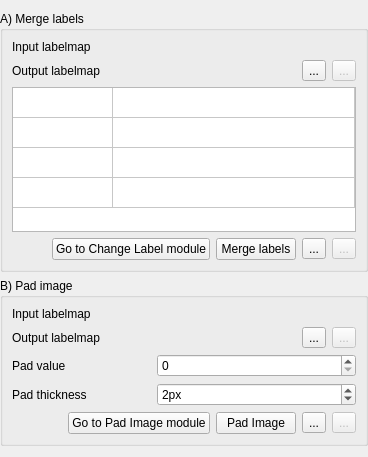
     <widget class="QWidget" name="ModelMakerPage">
      <property name="toolTip">
       <string/>
      </property>
      <property name="accessibleName">
       <string>Extract bones and skin</string>
      </property>
      <property name="accessibleDescription">
       <string>&lt;!DOCTYPE HTML PUBLIC &quot;-//W3C//DTD HTML 4.0//EN&quot; &quot;http://www.w3.org/TR/REC-html40/strict.dtd&quot;&gt;
&lt;html&gt;&lt;head&gt;&lt;meta name=&quot;qrichtext&quot; content=&quot;1&quot; /&gt;&lt;style type=&quot;text/css&quot;&gt;
p, li { white-space: pre-wrap; }
&lt;/style&gt;&lt;/head&gt;&lt;body style=&quot; font-family:'MS Shell Dlg 2'; font-size:8.25pt; font-weight:400; font-style:normal;&quot;&gt;
&lt;p style=&quot; margin-top:0px; margin-bottom:0px; margin-left:0px; margin-right:0px; -qt-block-indent:0; text-indent:0px;&quot;&gt;&lt;span style=&quot; font-size:8pt;&quot;&gt;Merge the different labels of the labelmap into different classes of labels, namely background, bone, skin and muscle.&lt;/span&gt;&lt;/p&gt;
&lt;p style=&quot; margin-top:0px; margin-bottom:0px; margin-left:0px; margin-right:0px; -qt-block-indent:0; text-indent:0px;&quot;&gt;&lt;span style=&quot; font-size:8pt;&quot;&gt;Each of these structure is composed of all the labels that most likely going to belong to them. For example, the label &amp;quot;verterbrae&amp;quot; will belong to the bone structure.&lt;/span&gt;&lt;/p&gt;
&lt;p style=&quot; margin-top:0px; margin-bottom:0px; margin-left:0px; margin-right:0px; -qt-block-indent:0; text-indent:0px;&quot;&gt;&lt;span style=&quot; font-size:8pt;&quot;&gt;The muscle label is a bit different as it gathers all of the labels that are not bone, skin or background. &lt;/span&gt;&lt;/p&gt;&lt;/body&gt;&lt;/html&gt;</string>
      </property>
      <layout class="QFormLayout" name="formLayout">
       <property name="leftMargin">
        <number>0</number>
       </property>
       <property name="rightMargin">
        <number>0</number>
       </property>
       <item row="2" column="0" colspan="2">
        <widget class="ctkCollapsibleGroupBox" name="MergeLabelsCollapsibleGroupBox">
         <property name="sizePolicy">
          <sizepolicy hsizetype="Preferred" vsizetype="Minimum">
           <horstretch>0</horstretch>
           <verstretch>0</verstretch>
          </sizepolicy>
         </property>
         <property name="title">
          <string>A) Merge labels</string>
         </property>
         <property name="collapsed">
          <bool>false</bool>
         </property>
         <layout class="QGridLayout" name="gridLayout_4">
          <item row="0" column="1" colspan="3">
           <widget class="qMRMLNodeComboBox" name="MergeLabelsInputNodeComboBox">
            <property name="sizePolicy">
             <sizepolicy hsizetype="Expanding" vsizetype="Minimum">
              <horstretch>0</horstretch>
              <verstretch>0</verstretch>
             </sizepolicy>
            </property>
            <property name="toolTip">
             <string>Select the labelmap from which label will be merged</string>
            </property>
            <property name="nodeTypes">
             <stringlist>
              <string>vtkMRMLScalarVolumeNode</string>
             </stringlist>
            </property>
            <property name="baseName">
             <string>InputLabelMap</string>
            </property>
            <property name="addEnabled">
             <bool>false</bool>
            </property>
            <property name="workflow" stdset="0">
             <stringlist>
              <string>2</string>
             </stringlist>
            </property>
           </widget>
          </item>
          <item row="3" column="0" colspan="4">
           <layout class="QHBoxLayout" name="horizontalLayout_7">
            <item>
             <spacer name="horizontalSpacer_6">
              <property name="orientation">
               <enum>Qt::Horizontal</enum>
              </property>
              <property name="sizeHint" stdset="0">
               <size>
                <width>40</width>
                <height>20</height>
               </size>
              </property>
             </spacer>
            </item>
            <item>
             <widget class="QPushButton" name="MergeLabelsGoToModulePushButton">
              <property name="toolTip">
               <string>Open the &quot;Change Label&quot; module</string>
              </property>
              <property name="text">
               <string>Go to Change Label module</string>
              </property>
              <property name="workflow" stdset="0">
               <stringlist>
                <string>2</string>
               </stringlist>
              </property>
             </widget>
            </item>
            <item>
             <widget class="QPushButton" name="MergeLabelsApplyPushButton">
              <property name="sizePolicy">
               <sizepolicy hsizetype="Minimum" vsizetype="Fixed">
                <horstretch>0</horstretch>
                <verstretch>0</verstretch>
               </sizepolicy>
              </property>
              <property name="toolTip">
               <string>&lt;!DOCTYPE HTML PUBLIC &quot;-//W3C//DTD HTML 4.0//EN&quot; &quot;http://www.w3.org/TR/REC-html40/strict.dtd&quot;&gt;
&lt;html&gt;&lt;head&gt;&lt;meta name=&quot;qrichtext&quot; content=&quot;1&quot; /&gt;&lt;style type=&quot;text/css&quot;&gt;
p, li { white-space: pre-wrap; }
&lt;/style&gt;&lt;/head&gt;&lt;body style=&quot; font-family:'MS Shell Dlg 2'; font-size:8.25pt; font-weight:400; font-style:normal;&quot;&gt;
&lt;p style=&quot; margin-top:0px; margin-bottom:0px; margin-left:0px; margin-right:0px; -qt-block-indent:0; text-indent:0px;&quot;&gt;&lt;span style=&quot; font-size:8pt;&quot;&gt;Unify the bone(s) and skin(s) labels of the labelmap into respectively a single bone and skin label.&lt;/span&gt;&lt;/p&gt;&lt;/body&gt;&lt;/html&gt;</string>
              </property>
              <property name="text">
               <string>Merge labels</string>
              </property>
              <property name="checkable">
               <bool>true</bool>
              </property>
             </widget>
            </item>
            <item>
             <widget class="QToolButton" name="MergeLabelsLoadToolButton">
              <property name="text">
               <string>...</string>
              </property>
              <property name="workflow" stdset="0">
               <stringlist>
                <string>0</string>
               </stringlist>
              </property>
             </widget>
            </item>
            <item>
             <widget class="QToolButton" name="MergeLabelsSaveToolButton">
              <property name="enabled">
               <bool>false</bool>
              </property>
              <property name="text">
               <string>...</string>
              </property>
              <property name="workflow" stdset="0">
               <stringlist>
                <string>0</string>
               </stringlist>
              </property>
             </widget>
            </item>
           </layout>
          </item>
          <item row="0" column="0">
           <widget class="QLabel" name="MergeLabelsInputLabel">
            <property name="sizePolicy">
             <sizepolicy hsizetype="Preferred" vsizetype="Minimum">
              <horstretch>0</horstretch>
              <verstretch>0</verstretch>
             </sizepolicy>
            </property>
            <property name="text">
             <string>Input labelmap</string>
            </property>
            <property name="workflow" stdset="0">
             <stringlist>
              <string>2</string>
             </stringlist>
            </property>
           </widget>
          </item>
          <item row="1" column="0">
           <widget class="QLabel" name="MergeLabelsOutputLabel">
            <property name="sizePolicy">
             <sizepolicy hsizetype="Preferred" vsizetype="Minimum">
              <horstretch>0</horstretch>
              <verstretch>0</verstretch>
             </sizepolicy>
            </property>
            <property name="text">
             <string>Output labelmap</string>
            </property>
            <property name="workflow" stdset="0">
             <stringlist>
              <string>1</string>
              <string>2</string>
             </stringlist>
            </property>
           </widget>
          </item>
          <item row="1" column="1">
           <widget class="qMRMLNodeComboBox" name="MergeLabelsOutputNodeComboBox">
            <property name="sizePolicy">
             <sizepolicy hsizetype="Expanding" vsizetype="Minimum">
              <horstretch>0</horstretch>
              <verstretch>0</verstretch>
             </sizepolicy>
            </property>
            <property name="toolTip">
             <string>Select the output merged labelmap</string>
            </property>
            <property name="nodeTypes">
             <stringlist>
              <string>vtkMRMLScalarVolumeNode</string>
             </stringlist>
            </property>
            <property name="showChildNodeTypes">
             <bool>true</bool>
            </property>
            <property name="baseName">
             <string>MergedLabelmap</string>
            </property>
            <property name="renameEnabled">
             <bool>true</bool>
            </property>
            <property name="workflow" stdset="0">
             <stringlist>
              <string>1</string>
              <string>2</string>
             </stringlist>
            </property>
           </widget>
          </item>
          <item row="1" column="3">
           <widget class="QToolButton" name="MergeLabelsOutputNodeToolButton">
            <property name="enabled">
             <bool>false</bool>
            </property>
            <property name="toolTip">
             <string>Save the merged volume</string>
            </property>
            <property name="text">
             <string>...</string>
            </property>
            <property name="workflow" stdset="0">
             <stringlist>
              <string>1</string>
              <string>2</string>
             </stringlist>
            </property>
           </widget>
          </item>
          <item row="2" column="0" colspan="4">
           <widget class="QTableWidget" name="LabelsTableWidget">
            <property name="sizePolicy">
             <sizepolicy hsizetype="Expanding" vsizetype="Fixed">
              <horstretch>0</horstretch>
              <verstretch>0</verstretch>
             </sizepolicy>
            </property>
            <property name="minimumSize">
             <size>
              <width>0</width>
              <height>145</height>
             </size>
            </property>
            <property name="maximumSize">
             <size>
              <width>16777215</width>
              <height>145</height>
             </size>
            </property>
            <property name="baseSize">
             <size>
              <width>0</width>
              <height>0</height>
             </size>
            </property>
            <property name="editTriggers">
             <set>QAbstractItemView::DoubleClicked|QAbstractItemView::EditKeyPressed</set>
            </property>
            <property name="showDropIndicator" stdset="0">
             <bool>false</bool>
            </property>
            <property name="dragDropOverwriteMode">
             <bool>false</bool>
            </property>
            <property name="selectionMode">
             <enum>QAbstractItemView::SingleSelection</enum>
            </property>
            <property name="showGrid">
             <bool>true</bool>
            </property>
            <property name="workflow" stdset="0">
             <string>2</string>
            </property>
            <attribute name="horizontalHeaderVisible">
             <bool>false</bool>
            </attribute>
            <attribute name="horizontalHeaderStretchLastSection">
             <bool>true</bool>
            </attribute>
            <attribute name="verticalHeaderVisible">
             <bool>false</bool>
            </attribute>
            <row>
             <property name="text">
              <string>Background</string>
             </property>
            </row>
            <row>
             <property name="text">
              <string>Bone</string>
             </property>
            </row>
            <row>
             <property name="text">
              <string>Muscle</string>
             </property>
            </row>
            <row>
             <property name="text">
              <string>Skin</string>
             </property>
            </row>
            <column>
             <property name="text">
              <string>Label</string>
             </property>
            </column>
            <column>
             <property name="text">
              <string>Labels</string>
             </property>
            </column>
            <item row="0" column="0">
             <property name="text">
              <string/>
             </property>
            </item>
            <item row="0" column="1">
             <property name="text">
              <string/>
             </property>
            </item>
            <item row="1" column="0">
             <property name="text">
              <string/>
             </property>
            </item>
            <item row="1" column="1">
             <property name="text">
              <string/>
             </property>
            </item>
            <item row="2" column="0">
             <property name="text">
              <string/>
             </property>
            </item>
            <item row="2" column="1">
             <property name="text">
              <string/>
             </property>
            </item>
            <item row="3" column="0">
             <property name="text">
              <string/>
             </property>
            </item>
            <item row="3" column="1">
             <property name="text">
              <string/>
             </property>
            </item>
           </widget>
          </item>
          <item row="1" column="2">
           <widget class="QToolButton" name="MergeLabelsOutputNodeLoadToolButton">
            <property name="text">
             <string>...</string>
            </property>
            <property name="workflow" stdset="0">
             <stringlist>
              <string>1</string>
              <string>2</string>
             </stringlist>
            </property>
           </widget>
          </item>
         </layout>
        </widget>
       </item>
       <item row="3" column="0" colspan="2">
        <widget class="ctkCollapsibleGroupBox" name="PadImageCollapsibleGroupBox">
         <property name="title">
          <string>B) Pad image</string>
         </property>
         <property name="collapsed">
          <bool>false</bool>
         </property>
         <layout class="QGridLayout" name="gridLayout_14">
          <item row="1" column="1">
           <widget class="qMRMLNodeComboBox" name="PadImageOutputNodeComboBox">
            <property name="nodeTypes">
             <stringlist>
              <string>vtkMRMLScalarVolumeNode</string>
             </stringlist>
            </property>
            <property name="baseName">
             <string>PaddedLabelMap</string>
            </property>
            <property name="renameEnabled">
             <bool>true</bool>
            </property>
            <property name="workflow" stdset="0">
             <stringlist>
              <string>1</string>
              <string>2</string>
             </stringlist>
            </property>
           </widget>
          </item>
          <item row="4" column="1" colspan="3">
           <widget class="QSpinBox" name="PadImageThicknessSpinBox">
            <property name="suffix">
             <string>px</string>
            </property>
            <property name="value">
             <number>2</number>
            </property>
            <property name="workflow" stdset="0">
             <stringlist>
              <string>2</string>
             </stringlist>
            </property>
           </widget>
          </item>
          <item row="5" column="0" colspan="4">
           <layout class="QHBoxLayout" name="horizontalLayout_15">
            <item>
             <spacer name="horizontalSpacer_10">
              <property name="orientation">
               <enum>Qt::Horizontal</enum>
              </property>
              <property name="sizeHint" stdset="0">
               <size>
                <width>40</width>
                <height>20</height>
               </size>
              </property>
             </spacer>
            </item>
            <item>
             <widget class="QPushButton" name="PadImageGoToModulePushButton">
              <property name="text">
               <string>Go to Pad Image module</string>
              </property>
              <property name="workflow" stdset="0">
               <stringlist>
                <string>2</string>
               </stringlist>
              </property>
             </widget>
            </item>
            <item>
             <widget class="QPushButton" name="PadImageApplyPushButton">
              <property name="text">
               <string>Pad Image</string>
              </property>
              <property name="checkable">
               <bool>true</bool>
              </property>
             </widget>
            </item>
            <item>
             <widget class="QToolButton" name="PadImageLoadToolButton">
              <property name="text">
               <string>...</string>
              </property>
              <property name="workflow" stdset="0">
               <stringlist>
                <string>0</string>
               </stringlist>
              </property>
             </widget>
            </item>
            <item>
             <widget class="QToolButton" name="PadImageSaveToolButton">
              <property name="enabled">
               <bool>false</bool>
              </property>
              <property name="text">
               <string>...</string>
              </property>
              <property name="workflow" stdset="0">
               <stringlist>
                <string>0</string>
               </stringlist>
              </property>
             </widget>
            </item>
           </layout>
          </item>
          <item row="3" column="1" colspan="3">
           <widget class="QSpinBox" name="PadImageValueSpinBox">
            <property name="workflow" stdset="0">
             <stringlist>
              <string>2</string>
             </stringlist>
            </property>
           </widget>
          </item>
          <item row="0" column="1" colspan="3">
           <widget class="qMRMLNodeComboBox" name="PadImageInputNodeComboBox">
            <property name="nodeTypes">
             <stringlist>
              <string>vtkMRMLScalarVolumeNode</string>
             </stringlist>
            </property>
            <property name="baseName">
             <string>InputLabelMap</string>
            </property>
            <property name="addEnabled">
             <bool>false</bool>
            </property>
            <property name="workflow" stdset="0">
             <stringlist>
              <string>2</string>
             </stringlist>
            </property>
           </widget>
          </item>
          <item row="1" column="0">
           <widget class="QLabel" name="PadImageOutputLabel">
            <property name="text">
             <string>Output labelmap</string>
            </property>
            <property name="workflow" stdset="0">
             <stringlist>
              <string>1</string>
              <string>2</string>
             </stringlist>
            </property>
           </widget>
          </item>
          <item row="3" column="0">
           <widget class="QLabel" name="PadImageValueLabel">
            <property name="text">
             <string>Pad value</string>
            </property>
            <property name="workflow" stdset="0">
             <stringlist>
              <string>2</string>
             </stringlist>
            </property>
           </widget>
          </item>
          <item row="4" column="0">
           <widget class="QLabel" name="PadImageThicknessLabel">
            <property name="text">
             <string>Pad thickness</string>
            </property>
            <property name="workflow" stdset="0">
             <stringlist>
              <string>2</string>
             </stringlist>
            </property>
           </widget>
          </item>
          <item row="0" column="0">
           <widget class="QLabel" name="PadImageInputLabel">
            <property name="text">
             <string>Input labelmap</string>
            </property>
            <property name="workflow" stdset="0">
             <stringlist>
              <string>2</string>
             </stringlist>
            </property>
           </widget>
          </item>
          <item row="1" column="3">
           <widget class="QToolButton" name="PadImageOutputNodeToolButton">
            <property name="enabled">
             <bool>false</bool>
            </property>
            <property name="text">
             <string>...</string>
            </property>
            <property name="workflow" stdset="0">
             <stringlist>
              <string>1</string>
              <string>2</string>
             </stringlist>
            </property>
           </widget>
          </item>
          <item row="1" column="2">
           <widget class="QToolButton" name="PadImageOutputNodeLoadToolButton">
            <property name="text">
             <string>...</string>
            </property>
            <property name="workflow" stdset="0">
             <stringlist>
              <string>1</string>
              <string>2</string>
             </stringlist>
            </property>
           </widget>
          </item>
         </layout>
        </widget>
       </item>
      </layout>
     </widget>
